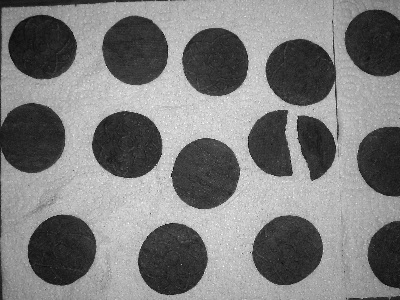
#> input picture L4/biscuiti.jpg, 400 x 300 px
$ python L4_platforma.py
#> lines starting #> are read from the running program, lines starting #| are printed output that depends on the picture
# -*- coding: utf-8 -*-
"""
Created on Sun May 19 17:37:39 2024

@author: Ema
"""

import numpy as np
from skimage import io
import matplotlib.pyplot as plt
L=256

img=io.imread('biscuiti.jpg')
#> img is the input picture: shape (300, 400); min 0, max 255, mean 124.2
dims=np.shape(img)
#> dims = (300, 400)

print(dims)
#| (300, 400)

Lines=dims[0]
#> Lines = 300
Columns=dims[1]
#> Columns = 400

Y=img[0:Lines,0:Columns]

#Y=100*np.ones([Lines, Columns])
#Y[100:150,100:150]=200

#bordare pe ultima linie si coloana
YY=np.zeros([Lines+1, Columns+1])
YY[0:Lines,0:Columns]=Y
YY[Lines,0:Columns]=Y[Lines-1,:]
YY[0:Lines,Columns]=Y[:,Columns-1]
YY[Lines,Columns]=Y[Lines-1,Columns-1]
#> YY: shape (301, 401) float64; min 0, max 255, mean 124.1
print(np.shape(YY))
#| (301, 401)

plt.figure(),plt.imshow(YY,cmap='gray'),plt.colorbar(),plt.show()

fx=np.zeros([Lines, Columns])
fy=np.zeros([Lines, Columns])

for l in range(0,Lines):
    for c in range(0,Columns):
        fx[l,c]=YY[l,c]-YY[l+1,c]
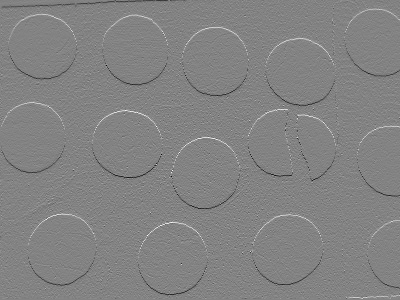
#> fx: shape (300, 400) float64; min -198, max 187, mean -0.1; drawn with min black and max white

for l in range(0,Lines):
    for c in range(0,Columns):
        fy[l,c]=YY[l,c]-YY[l,c+1]
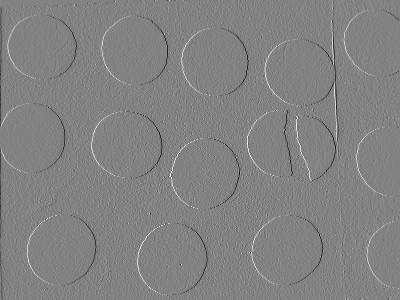
#> fy: shape (300, 400) float64; min -199, max 190, mean -0.1; drawn with min black and max white


plt.figure(),plt.imshow(fx,cmap='gray'),plt.colorbar(),plt.show()
plt.figure(),plt.imshow(fy,cmap='gray'),plt.colorbar(),plt.show()

gradY=np.abs(fx)+np.abs(fy)
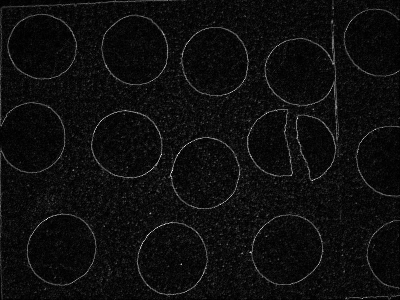
#> gradY: shape (300, 400) float64; min 0, max 344, mean 19.7; drawn with min black and max white
plt.figure(),plt.imshow(gradY,cmap='gray'),plt.colorbar(),plt.show()

# Harta binara de contururi
plt.figure(),plt.imshow(gradY>75,cmap='gray'),plt.colorbar(),plt.show()

# Harta binara de contururi
plt.figure(figsize=(8,16)),plt.imshow(gradY>80,cmap='gray'),plt.colorbar(),plt.show()

import numpy as np
from skimage import io
import matplotlib.pyplot as plt
L=256

# Aici fac o imagine ideala

Y = 100*np.ones([200,200])
Y[:,100:200]=180

MASK = np.zeros([200,200])
MASK[:,99:101]=1

# aici adaug zgomot imaginii ideale de luminanta
dims=np.shape(Y)
Lines=dims[0]
Columns=dims[1]

Yzg=Y+np.random.normal(0,30,[Lines,Columns])
for i in range(0,Lines):
    for j in range(0, Columns):
        if (Yzg[i,j]>L-1):
            Yzg[i,j]=L-1
        else:
            if (Yzg[i,j]<0):
                Yzg[i,j]=0

Yzg=np.uint8(Yzg)

plt.figure(),plt.imshow(Y,cmap='gray',vmin=0,vmax=255),plt.colorbar(),plt.show()
from scipy import signal
fx=signal.convolve2d(Y,np.array([[0,-1,0],[0,0,0],[0,1,0]]),boundary='symm', mode='same')
fy=signal.convolve2d(Y,np.array([[0,0,0],[-1,0,1],[0,0,0]]),boundary='symm', mode='same')
gradY=np.abs(fx)+np.abs(fy)

plt.figure(),plt.imshow(gradY,cmap='gray'),plt.colorbar(),plt.show()
plt.figure(),plt.plot(gradY[100,:]),plt.show()
#> figure, not shown here; curve peaks at x = 99, y = 80

print(gradY[100,98:102])

plt.figure(),plt.imshow(Yzg,cmap='gray'),plt.colorbar(),plt.show()
fzx=signal.convolve2d(Yzg,np.array([[0,-1,0],[0,0,0],[0,1,0]]),boundary='symm', mode='same')
fzy=signal.convolve2d(Yzg,np.array([[0,0,0],[-1,0,1],[0,0,0]]),boundary='symm', mode='same')
gradYzg=np.abs(fzx)+np.abs(fzy)

plt.figure(),plt.imshow(gradYzg,cmap='gray'),plt.colorbar(),plt.show()
plt.figure(),plt.plot(gradYzg[100,:]),plt.show()
#> figure, not shown here; curve peaks at x = 99, y = 189
plt.figure(),plt.imshow(gradYzg>100,cmap='gray'),plt.colorbar(),plt.show()
print(gradYzg[100,98:102]>170)

fzx=signal.convolve2d(Yzg,np.array([[-1,-1,-1],[0,0,0],[1,1,1]]),boundary='symm', mode='same')
fzy=signal.convolve2d(Yzg,np.array([[-1,0,1],[-1,0,1],[-1,0,1]]),boundary='symm', mode='same')
gradYzg=np.abs(fzx)+np.abs(fzy)

plt.figure(),plt.imshow(gradYzg,cmap='gray'),plt.colorbar(),plt.show()
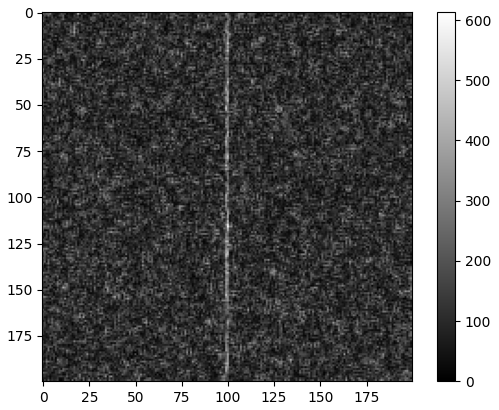
#> figure drawn by matplotlib, 2 panels
plt.figure(),plt.plot(gradYzg[100,:]),plt.show()
#> figure, not shown here; curve peaks at x = 99, y = 399

plt.figure(),plt.imshow(gradYzg>300,cmap='gray'),plt.colorbar(),plt.show()
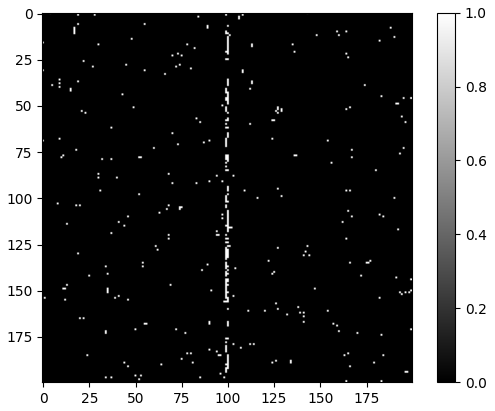
#> figure drawn by matplotlib, 2 panels

from numpy import ndarray as npnd
hhh=np.histogram(npnd.flatten(gradYzg),256,density=True)

histo=hhh[0]/np.sum(hhh[0])

h=hhh[1]

#plt.figure(),plt.plot(h[1:],hhh[0]),plt.show()
plt.figure(),plt.plot(h[1:],histo),plt.show()
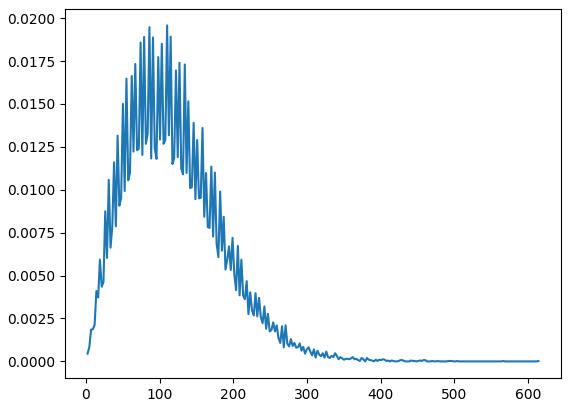
#> figure drawn by matplotlib, 1 panel; curve peaks at x = 110.3, y = 0.0196
#print(histo)

# voi alege drept contur 1% dintre punctele imaginii = segmentare pe histograma cumulativa
H=np.cumsum(histo)
#print(H)
plt.figure(),plt.plot(h[1:],H),plt.show()
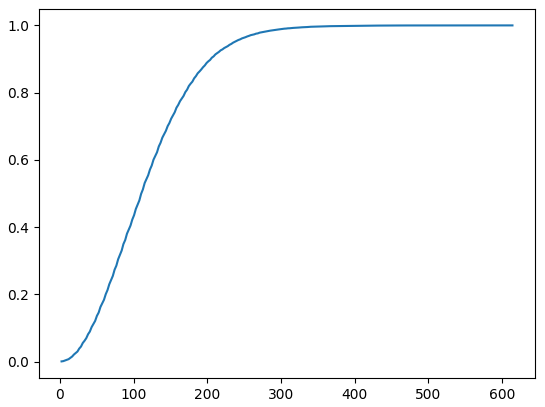
#> figure drawn by matplotlib, 1 panel; curve peaks at x = 614, y = 1

prag=np.argmin(np.abs(H-0.99))
print(prag)
print(h[prag])
plt.figure(),plt.imshow(gradYzg>h[prag],cmap="gray"),plt.colorbar(),plt.show()
TEST = gradYzg>h[prag]
TEST = gradYzg>400


plt.figure(),plt.imshow(MASK,cmap="gray"),plt.colorbar(),plt.show()
plt.figure(),plt.imshow(TEST,cmap="gray"),plt.colorbar(),plt.show()
def my_precrec(MASK, SEGM):
    epsilon=0.00001
    TP=SEGM*MASK
    FP=SEGM*(1-MASK)
    FN=(1-SEGM)*MASK
    prec=np.sum(TP)/(np.sum(TP)+np.sum(FP)+epsilon)
    rec=np.sum(TP)/(np.sum(TP)+np.sum(FN)+epsilon)
    return prec, rec

prec, rec = my_precrec(MASK, TEST)
print(prec)
print(rec)
